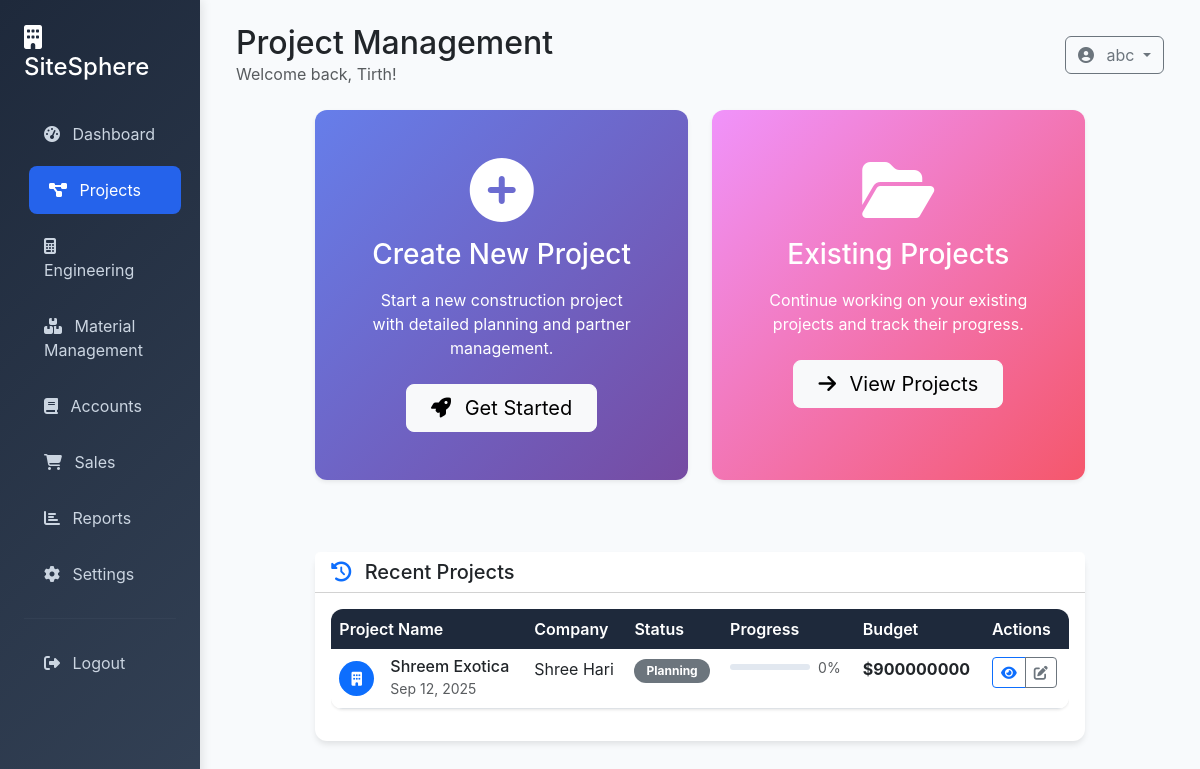
The page /dashboard/project-selection/ (signed in) on the database its author committed.
### projects/models.py (models this page shows, shortened)
class Project(models.Model):
    STATUS_CHOICES = [
        ('planning', 'Planning'),
        ('active', 'Active'),
        ('on_hold', 'On Hold'),
        ('completed', 'Completed'),
        ('cancelled', 'Cancelled'),
    ]
    name = models.CharField(max_length=255)
    company_name = models.CharField(max_length=255)
    description = models.TextField(blank=True)
    project_address = models.TextField()
    start_date = models.DateField()
    end_date = models.DateField(null=True, blank=True)
    estimated_budget = models.DecimalField(max_digits=15, decimal_places=2)
    actual_cost = models.DecimalField(max_digits=15, decimal_places=2, default=0)
    status = models.CharField(max_length=20, choices=STATUS_CHOICES, default='planning')
    completion_percentage = models.IntegerField(default=0)
    created_by = models.ForeignKey(User, on_delete=models.CASCADE)
    created_at = models.DateTimeField(auto_now_add=True)
    updated_at = models.DateTimeField(auto_now=True)

### dashboard/views.py (the view)
# urls.py: path('project-selection/', views.project_selection, name='project_selection'),
@login_required
def project_selection(request):
    user_projects = Project.objects.filter(created_by=request.user).order_by('-created_at')
    context = {
        'projects': user_projects,
    }
    return render(request, 'dashboard/project_selection.html', context)

### templates/dashboard/project_selection.html (shortened to what this page needs)
{% extends 'base.html' %}
{% block page_title %}Project Management{% endblock %}
{% block content %}
<div class="row justify-content-center">
    <div class="col-md-10">
        <div class="row mb-5">
            <div class="col-md-6 mb-4">
                <div class="card h-100 border-0 shadow-sm" style="background: linear-gradient(135deg, #667eea 0%, #764ba2 100%);">
                    <div class="card-body text-center text-white p-5">
                        <i class="fas fa-plus-circle fa-4x mb-3"></i>
                        <h3 class="mb-3">Create New Project</h3>
                        <p class="mb-4">Start a new construction project with detailed planning and partner management.</p>
                        <a href="{% url 'projects:create' %}" class="btn btn-light btn-lg px-4">
                            <i class="fas fa-rocket me-2"></i>
                            Get Started
                        </a>
                    </div>
                </div>
            </div>
            <div class="col-md-6 mb-4">
                <div class="card h-100 border-0 shadow-sm" style="background: linear-gradient(135deg, #f093fb 0%, #f5576c 100%);">
                    <div class="card-body text-center text-white p-5">
                        <i class="fas fa-folder-open fa-4x mb-3"></i>
                        <h3 class="mb-3">Existing Projects</h3>
                        <p class="mb-4">Continue working on your existing projects and track their progress.</p>
                        <a href="{% url 'projects:list' %}" class="btn btn-light btn-lg px-4">
                            <i class="fas fa-arrow-right me-2"></i>
                            View Projects
                        </a>
                    </div>
                </div>
            </div>
        </div>
        {% if projects %}
        <div class="card">
            <div class="card-header bg-white">
                <h5 class="mb-0">
                    <i class="fas fa-history me-2 text-primary"></i>
                    Recent Projects
                </h5>
            </div>
            <div class="card-body">
                <div class="table-responsive">
                    <table class="table table-hover">
                        <thead>
                            <tr>
                                <th>Project Name</th>
                                <th>Company</th>
                                <th>Status</th>
                                <th>Progress</th>
                                <th>Budget</th>
                                <th>Actions</th>
                            </tr>
                        </thead>
                        <tbody>
                            {% for project in projects|slice:":5" %}
                            <tr>
                                <td>
                                    <div class="d-flex align-items-center">
                                        <div class="bg-primary rounded-circle d-flex align-items-center justify-content-center me-3" style="width: 35px; height: 35px;">
                                            <i class="fas fa-building text-white small"></i>
                                        </div>
                                        <div>
                                            <h6 class="mb-0">{{ project.name }}</h6>
                                            <small class="text-muted">{{ project.created_at|date:"M d, Y" }}</small>
                                        </div>
                                    </div>
                                </td>
                                <td>{{ project.company_name }}</td>
                                <td>
                                    <span class="badge bg-{% if project.status == 'active' %}success{% elif project.status == 'completed' %}primary{% elif project.status == 'on_hold' %}warning{% else %}secondary{% endif %}">
                                        {{ project.get_status_display }}
                                    </span>
                                </td>
                                <td>
                                    <div class="d-flex align-items-center">
                                        <div class="progress me-2" style="width: 80px; height: 6px;">
                                        </div>
                                        <small class="text-muted">{{ project.completion_percentage }}%</small>
                                    </div>
                                </td>
                                <td>
                                    <div>
                                        <strong>${{ project.estimated_budget|floatformat:0 }}</strong>
                                    </div>
                                </td>
                                <td>
                                    <div class="btn-group btn-group-sm">
                                        <a href="{% url 'projects:detail' project.id %}" class="btn btn-outline-primary">
                                            <i class="fas fa-eye"></i>
                                        </a>
                                        <a href="#" class="btn btn-outline-secondary">
                                            <i class="fas fa-edit"></i>
                                        </a>
                                    </div>
                                </td>
                            </tr>
                            {% endfor %}
                        </tbody>
                    </table>
                </div>
            </div>
        </div>
        {% endif %}
    </div>
</div>
{% endblock %}

### templates/base.html (shortened to what this page needs)
<!DOCTYPE html>
<html lang="en">
<head>
    <link href="https://cdn.jsdelivr.net/npm/bootstrap@5.3.0/dist/css/bootstrap.min.css" rel="stylesheet">
    <link href="https://cdnjs.cloudflare.com/ajax/libs/font-awesome/6.4.0/css/all.min.css" rel="stylesheet">
</head>
<body>
    {% if user.is_authenticated %}
    <div class="container-fluid">
        <div class="row">
            <div class="col-md-3 col-lg-2 px-0">
                <div class="sidebar">
                    <div class="p-4">
                        <h4 class="text-white mb-4">
                            <i class="fas fa-building me-2"></i>
                            SiteSphere
                        </h4>
                        <nav class="nav flex-column">
                            <a class="nav-link {% if request.resolver_match.url_name == 'home' %}active{% endif %}" href="{% url 'dashboard:home' %}">
                                <i class="fas fa-tachometer-alt me-2"></i>
                                Dashboard
                            </a>
                            <a class="nav-link {% if request.resolver_match.url_name == 'project_selection' %}active{% endif %}" href="{% url 'dashboard:project_selection' %}">
                                <i class="fas fa-project-diagram me-2"></i>
                                Projects
                            </a>
                            <a class="nav-link {% if 'engineering' in request.resolver_match.namespace %}active{% endif %}" href="{% url 'engineering:dashboard' %}">
                                <i class="fas fa-calculator me-2"></i>
                                Engineering
                            </a>
                            <a class="nav-link {% if 'material_management' in request.resolver_match.namespace %}active{% endif %}" href="{% url 'material_management:dashboard' %}">
                                <i class="fas fa-boxes me-2"></i>
                                Material Management
                            </a>
                            <a class="nav-link {% if 'accounts' in request.resolver_match.namespace %}active{% endif %}" href="{% url 'accounts:dashboard' %}">
                                <i class="fas fa-book me-2"></i>
                                Accounts
                            </a>
                            <a class="nav-link {% if 'sales' in request.resolver_match.namespace %}active{% endif %}" href="{% url 'sales:dashboard' %}">
                                <i class="fas fa-shopping-cart me-2"></i>
                                Sales
                            </a>
                            <a class="nav-link" href="#">
                                <i class="fas fa-chart-bar me-2"></i>
                                Reports
                            </a>
                            <a class="nav-link" href="#">
                                <i class="fas fa-cog me-2"></i>
                                Settings
                            </a>
                            <hr class="my-3" style="border-color: #475569;">
                            <a class="nav-link" href="{% url 'authentication:logout' %}">
                                <i class="fas fa-sign-out-alt me-2"></i>
                                Logout
                            </a>
                        </nav>
                    </div>
                </div>
            </div>
            <div class="col-md-9 col-lg-10">
                <div class="p-4">
                    <div class="d-flex justify-content-between align-items-center mb-4">
                        <div>
                            <h2 class="mb-0">{% block page_title %}Dashboard{% endblock %}</h2>
                            <p class="text-muted mb-0">Welcome back, {{ user.first_name|default:user.username }}!</p>
                        </div>
                        <div class="d-flex align-items-center">
                            <div class="dropdown">
                                <button class="btn btn-outline-secondary dropdown-toggle" type="button" data-bs-toggle="dropdown">
                                    <i class="fas fa-user-circle me-2"></i>
                                    {{ user.username }}
                                </button>
                            </div>
                        </div>
                    </div>
                    {% block content %}{% endblock %}
                </div>
            </div>
        </div>
    </div>
    {% else %}
    {% block auth_content %}{% endblock %}
    {% endif %}
</body>
</html>

### templates/base.html (style rules this page uses)
:root { --primary-color: #2563eb; --secondary-color: #64748b; --success-color: #10b981; --warning-color: #f59e0b; --danger-color: #ef4444; --dark-color: #1e293b; --light-color: #f8fafc; }
body { background-color: var(--light-color); font-family: 'Inter', -apple-system, BlinkMacSystemFont, sans-serif; }
.sidebar { background: linear-gradient(135deg, var(--dark-color) 0%, #334155 100%); min-height: 100vh; box-shadow: 2px 0 10px rgba(0,0,0,0.1); }
.sidebar .nav-link { color: #cbd5e1; padding: 12px 20px; margin: 4px 0; border-radius: 8px; transition: all 0.3s ease; }
.sidebar .nav-link:hover, .sidebar .nav-link.active { background-color: var(--primary-color); color: white; transform: translateX(5px); }
.card { border: none; border-radius: 12px; box-shadow: 0 4px 6px -1px rgba(0, 0, 0, 0.1); transition: transform 0.2s ease, box-shadow 0.2s ease; }
.progress { height: 8px; border-radius: 10px; background-color: #e2e8f0; }
.table { border-radius: 12px; overflow: hidden; box-shadow: 0 1px 3px rgba(0, 0, 0, 0.1); }
.table thead th { background-color: var(--dark-color); color: white; border: none; font-weight: 600; }
.badge { font-size: 0.75rem; padding: 6px 12px; border-radius: 20px; }

### rows shown on the page
Project: name "Shreem Exotica", created_at "Sep 12, 2025", company_name "Shree Hari", status "Planning", completion_percentage "0", estimated_budget "900000000"

### other values the page prints
{{ user.first_name|default:user.username }} "Tirth"
{{ user.username }} "abc"
